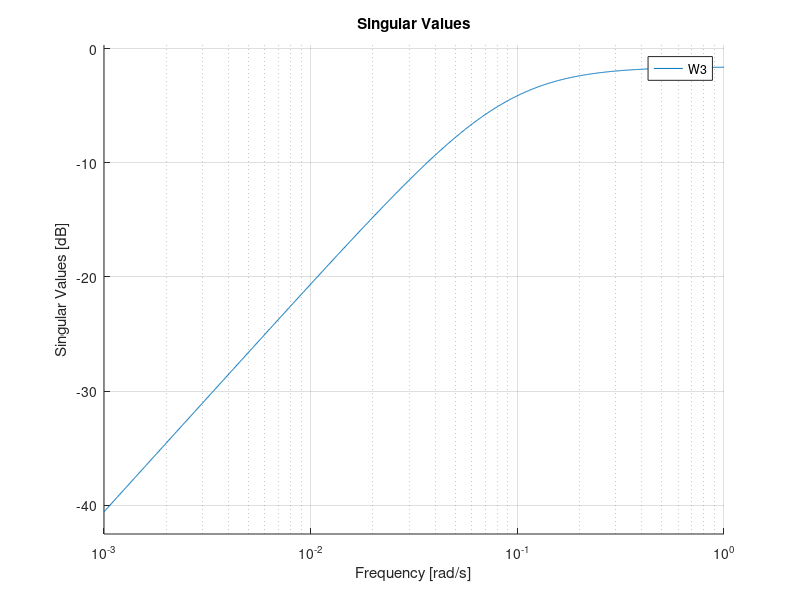

Write MATLAB code to recreate this figure. (Note: this script raises an error after producing the figure.)
%MandatoryAssignmentB_Q13

W3=tf([0.833 0],[1 0.089]);


%The given weight function for W_I is just above the lower bound between
%4.8e-07 rad/s and 23.6 rad/s. It is a good approximation!


figure
hold on
title('W_I and the lower bound function');
sigma(W3)
sigma(W3lowerbound)
hold off


%% Redefinition of weights for Simulink simulation

% First we need to make some weights relevant as to the design
% requirements:

% We want gamma ~= 1
% And we don't want too high gains
% We want (almost) integral action meaning (almost) no steady state error
% We don't want the actuator to go into saturation for a step-response

% Example from book
% Uses the Robust Control toolbox



%It is very hard to get a Robust system that is fast. Either we go slow for
%stability, or we go fast and get oscilations.

%Fast setup, not very robust stable:

%Setup 1

s = tf ('s')

%notch filter

%According to Brian Douglas, i want to lower the peak with 0.001


%The two notches match the eigenvalues of G
wb=31.67;
Q=1;

W0 = (s^2 + wb^2)/(s^2+(wb/Q)*s+wb^2)

wb=65.8;
Q=1;

W0 = W0*(s^2 + wb^2)/(s^2+(wb/Q)*s+wb^2)


[A,B,C,D] = tf2ss(W0.Numerator{1},W0.Denominator{1});

notches=ss(A,B,C,D)

W1 = notches*makeweight(2,10,0.01);

W1=W3+1

%W1=1/feedback(1,G)*2





W2= makeweight(0.1,8,10)%setup 1

W2= makeweight(0.8,8,100)%setup 3

W2= makeweight(0.8,25,100)%setup 5

%W2=notches

[K,CL,gamma] = mixsyn(G,W1,W2,W3); %Last argument makes the function try to force gamma to 1
% [K,CL,gamma] = mixsyn(G,W1,[],[]);
gamma

% First, compare the resulting sensitivity S and complementary sensitivity 
% T to the corresponding weighting functions W1 and W3. 

L = G*K;
I = eye(size(L));
SenFun = feedback(I,L); 
T= I-SenFun;

close all;

figure;
sigma(SenFun,'b',W1,'b--',T,'r',W2,'r--',{0.01,1000})
legend('S','W1','T','W3')

figure;
sigma(L,'b',W1,'r--',1/W2,'g--',{0.01,1000})
legend('L','W1','1/W2')

%Singular values look good, gamma is very close to 1.

sigma(SenFun,'b',L,'r',T,'g',gamma/W1,'b-.',ss(gamma/W2),'r-.',gamma/W3,'g-.',{1e-3,1e3})
legend('S','KS','T','GAM/W1','GAM/W2','GAM/W3','Location','SouthWest')
grid

%Check phasemargin
%Marg = allmargin(G*K)

%%




RS_Marg= 1-hinfnorm(CL)

%Our new controller has a higher robust stability margin, since the closed
%loop is significantly larger than in Q12

%The robust performance
hinfnorm(W1*SenFun+W3*T)



figure
hold on
title('W_I and the lower bound function');
sigma(W1*SenFun+W3*T)
hold off


figure
hold on
title('W_I and the lower bound function');
sigma(W3)
sigma(W3lowerbound)

hold off

figure
title('W1, W2, W3')
bodemag(W1,W2,W3)

figure
sigma(feedback(1,G),feedback(1,G)*W1)



%% Simulink 

[numK, denK]=ss2tf(K.A, K.B, K.C, K.D,1);

%[numW1, denW1]=ss2tf(W1.A, W1.B, W1.C, W1.D,1);


%[numW2, denW2]=ss2tf(W2.A, W2.B, W2.C, W2.D,1);


%Further, it is important that the controller does not have too high gains.
%Our controller has crazy high gains


x_0 = [0;0;0;0;0;0];            % Initial conditions
T_s = 0.0004;                    % Sampling period


